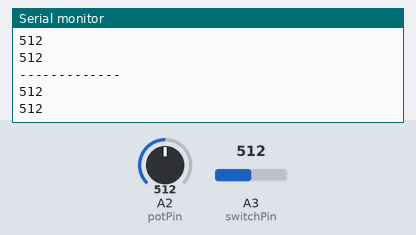
This sketch was run on a simulated Arduino Uno, built with avr-gcc and run on an emulated ATmega328P. Shown: the last lines printed to the serial monitor. The test bench sets the inputs (shaded band); at power-on: A2 (potPin) = 512, A3 (switchPin) = 512.

Above: at 1.2 s.
1.3 s: A2 (potPin) set to 716
At 1.7 s:
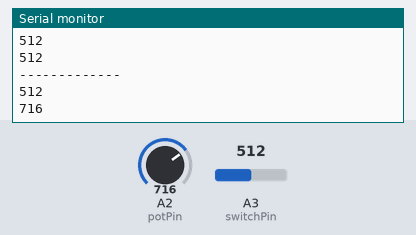
2.8 s: A3 (switchPin) set to 306
At 3.2 s:
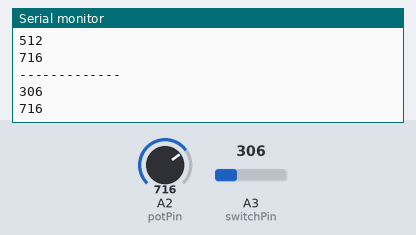
4.3 s: A2 (potPin) set to 900
At 4.7 s:
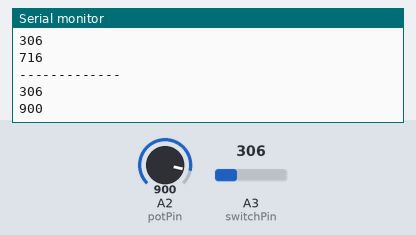
5.8 s: A3 (switchPin) set to 122
At 6.21 s:
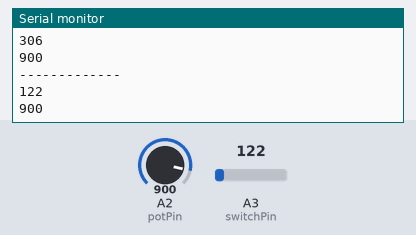
Timing chart, 0 to 8.3 s (numbered marks = the images above; inputs shaded):
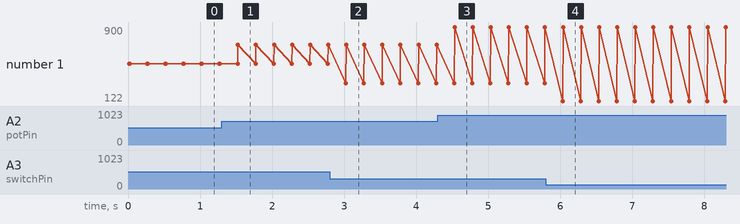

Measured:
- after the input at 1.3 s, the serial monitor: prints a new line after 0.23 s (image 1)
- after the input at 2.8 s, the serial monitor: prints a new line after 0.22 s (image 2)
- after the input at 4.3 s, the serial monitor: prints a new line after 0.23 s (image 3)
- after the input at 5.8 s, the serial monitor: prints a new line after 0.23 s (image 4)
- plotted number 1: 512 → 716 after the input at 1.3 s, 716 → 900 after the input at 4.3 s

The sketch:

elb_tx_test.ino
```cpp
// testing the inputs to the transmitter of the electric longboard
// there is a momentary NO switch for arming and a potentiometer for throttle control

// CONSTANTS
int switchPin = A3;  // select the input pin for the switch
int potPin = A2;  // select the input pin for the potentiometer

// VARIABLES
int switchVal = 0;  // variable to store the value coming from the switch pin
int potVal = 0;  // variable to store the value coming from the pot pin


void setup() {
  Serial.begin(9600);
}


void loop() {
  switchVal = analogRead(switchPin);  // read the value from the switch
  potVal = analogRead(potPin);  // read the value from the pot

  // print to the serial monitor the values read
  Serial.println(F("-------------"));
  Serial.println(switchVal);
  Serial.println(potVal);

  // run this loop at (approximately) 4Hz
  delay(250);
}
```
